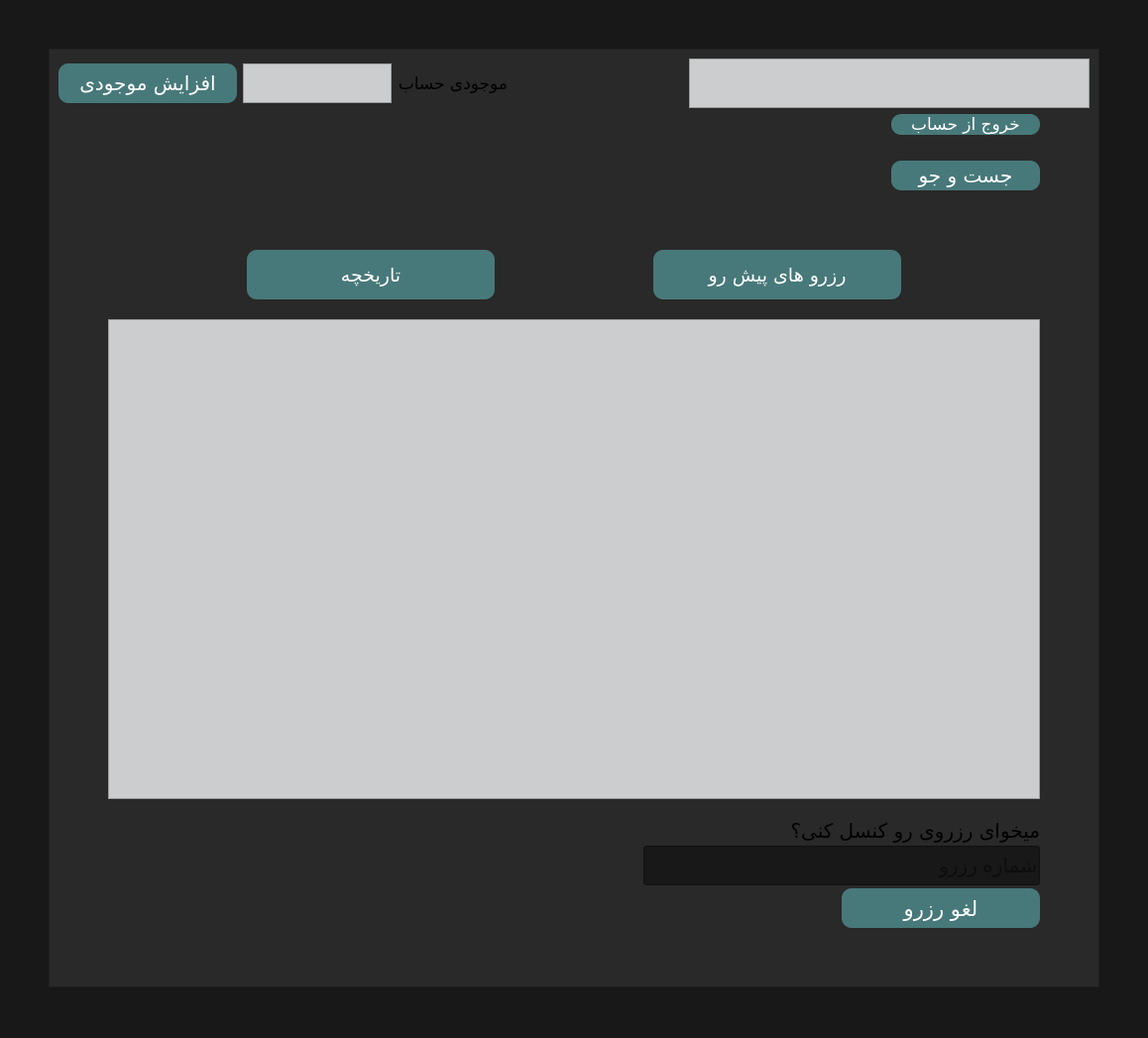
<?xml version="1.0" encoding="UTF-8"?>
<ui version="4.0">
 <class>MainWindow</class>
 <widget class="QMainWindow" name="MainWindow">
  <property name="geometry">
   <rect>
    <x>0</x>
    <y>0</y>
    <width>1158</width>
    <height>1047</height>
   </rect>
  </property>
  <property name="cursor">
   <cursorShape>PointingHandCursor</cursorShape>
  </property>
  <property name="windowTitle">
   <string>منوی کاربری</string>
  </property>
  <property name="styleSheet">
   <string notr="true">QWidget{
    background-color: rgb(24, 24, 24);
}
QFrame{
    background-color: rgb(41, 41, 41);
}
QPushButton{
    background-color: rgb(72, 121, 122);
    color: rgb(255, 255, 255);
    border-radius: 10px;
}
QPushButton:hover{
    background-color: rgba(72, 121, 122, 0.623);
}
QTextBrowser{
    background-color: rgb(204, 205, 206);
    color: black;
    
}</string>
  </property>
  <widget class="QWidget" name="centralwidget">
   <layout class="QGridLayout" name="gridLayout_3">
    <item row="0" column="0">
     <layout class="QGridLayout" name="gridLayout" columnstretch="0">
      <property name="leftMargin">
       <number>40</number>
      </property>
      <property name="topMargin">
       <number>40</number>
      </property>
      <property name="rightMargin">
       <number>40</number>
      </property>
      <property name="bottomMargin">
       <number>20</number>
      </property>
      <item row="0" column="0">
       <widget class="QFrame" name="frame">
        <property name="frameShape">
         <enum>QFrame::Shape::StyledPanel</enum>
        </property>
        <property name="frameShadow">
         <enum>QFrame::Shadow::Raised</enum>
        </property>
        <layout class="QGridLayout" name="gridLayout_2">
         <item row="0" column="0">
          <layout class="QVBoxLayout" name="verticalLayout">
           <item>
            <layout class="QHBoxLayout" name="horizontalLayout">
             <item>
              <widget class="QPushButton" name="balance">
               <property name="minimumSize">
                <size>
                 <width>180</width>
                 <height>40</height>
                </size>
               </property>
               <property name="font">
                <font>
                 <family>B Nazanin</family>
                 <pointsize>15</pointsize>
                </font>
               </property>
               <property name="text">
                <string>افزایش موجودی</string>
               </property>
              </widget>
             </item>
             <item>
              <layout class="QHBoxLayout" name="horizontalLayout_5">
               <item>
                <widget class="QTextBrowser" name="balance_dis">
                 <property name="maximumSize">
                  <size>
                   <width>150</width>
                   <height>40</height>
                  </size>
                 </property>
                 <property name="font">
                  <font>
                   <pointsize>15</pointsize>
                  </font>
                 </property>
                </widget>
               </item>
               <item>
                <widget class="QLabel" name="label_2">
                 <property name="font">
                  <font>
                   <family>B Nazanin</family>
                   <pointsize>13</pointsize>
                  </font>
                 </property>
                 <property name="text">
                  <string>موجودی حساب</string>
                 </property>
                </widget>
               </item>
               <item>
                <spacer name="horizontalSpacer_7">
                 <property name="orientation">
                  <enum>Qt::Orientation::Horizontal</enum>
                 </property>
                 <property name="sizeHint" stdset="0">
                  <size>
                   <width>40</width>
                   <height>20</height>
                  </size>
                 </property>
                </spacer>
               </item>
              </layout>
             </item>
             <item>
              <spacer name="horizontalSpacer">
               <property name="orientation">
                <enum>Qt::Orientation::Horizontal</enum>
               </property>
               <property name="sizeType">
                <enum>QSizePolicy::Policy::Maximum</enum>
               </property>
               <property name="sizeHint" stdset="0">
                <size>
                 <width>40</width>
                 <height>20</height>
                </size>
               </property>
              </spacer>
             </item>
             <item>
              <widget class="QTextBrowser" name="namelog">
               <property name="maximumSize">
                <size>
                 <width>16777215</width>
                 <height>50</height>
                </size>
               </property>
               <property name="font">
                <font>
                 <family>B Nazanin</family>
                 <pointsize>16</pointsize>
                </font>
               </property>
               <property name="html">
                <string>&lt;!DOCTYPE HTML PUBLIC &quot;-//W3C//DTD HTML 4.0//EN&quot; &quot;http://www.w3.org/TR/REC-html40/strict.dtd&quot;&gt;
&lt;html&gt;&lt;head&gt;&lt;meta name=&quot;qrichtext&quot; content=&quot;1&quot; /&gt;&lt;meta charset=&quot;utf-8&quot; /&gt;&lt;style type=&quot;text/css&quot;&gt;
p, li { white-space: pre-wrap; }
hr { height: 1px; border-width: 0; }
li.unchecked::marker { content: &quot;\2610&quot;; }
li.checked::marker { content: &quot;\2612&quot;; }
&lt;/style&gt;&lt;/head&gt;&lt;body style=&quot; font-family:'B Nazanin'; font-size:16pt; font-weight:400; font-style:normal;&quot;&gt;
&lt;p style=&quot;-qt-paragraph-type:empty; margin-top:0px; margin-bottom:0px; margin-left:0px; margin-right:0px; -qt-block-indent:0; text-indent:0px; font-size:14pt;&quot;&gt;&lt;br /&gt;&lt;/p&gt;&lt;/body&gt;&lt;/html&gt;</string>
               </property>
              </widget>
             </item>
            </layout>
           </item>
           <item>
            <layout class="QHBoxLayout" name="horizontalLayout_2">
             <property name="rightMargin">
              <number>50</number>
             </property>
             <item>
              <spacer name="horizontalSpacer_2">
               <property name="orientation">
                <enum>Qt::Orientation::Horizontal</enum>
               </property>
               <property name="sizeHint" stdset="0">
                <size>
                 <width>40</width>
                 <height>20</height>
                </size>
               </property>
              </spacer>
             </item>
             <item>
              <widget class="QPushButton" name="logout">
               <property name="minimumSize">
                <size>
                 <width>150</width>
                 <height>0</height>
                </size>
               </property>
               <property name="font">
                <font>
                 <family>B Nazanin</family>
                 <pointsize>13</pointsize>
                </font>
               </property>
               <property name="cursor">
                <cursorShape>PointingHandCursor</cursorShape>
               </property>
               <property name="text">
                <string>خروج از حساب</string>
               </property>
              </widget>
             </item>
            </layout>
           </item>
          </layout>
         </item>
         <item row="1" column="0">
          <layout class="QVBoxLayout" name="verticalLayout_2">
           <property name="spacing">
            <number>20</number>
           </property>
           <property name="leftMargin">
            <number>50</number>
           </property>
           <property name="topMargin">
            <number>20</number>
           </property>
           <property name="rightMargin">
            <number>50</number>
           </property>
           <property name="bottomMargin">
            <number>50</number>
           </property>
           <item>
            <layout class="QHBoxLayout" name="horizontalLayout_8">
             <item>
              <spacer name="horizontalSpacer_9">
               <property name="orientation">
                <enum>Qt::Orientation::Horizontal</enum>
               </property>
               <property name="sizeHint" stdset="0">
                <size>
                 <width>40</width>
                 <height>20</height>
                </size>
               </property>
              </spacer>
             </item>
             <item>
              <widget class="QPushButton" name="search">
               <property name="minimumSize">
                <size>
                 <width>150</width>
                 <height>30</height>
                </size>
               </property>
               <property name="font">
                <font>
                 <family>B Nazanin</family>
                 <pointsize>15</pointsize>
                </font>
               </property>
               <property name="cursor">
                <cursorShape>PointingHandCursor</cursorShape>
               </property>
               <property name="text">
                <string>جست و جو</string>
               </property>
              </widget>
             </item>
            </layout>
           </item>
           <item>
            <spacer name="verticalSpacer_2">
             <property name="orientation">
              <enum>Qt::Orientation::Vertical</enum>
             </property>
             <property name="sizeType">
              <enum>QSizePolicy::Policy::Minimum</enum>
             </property>
             <property name="sizeHint" stdset="0">
              <size>
               <width>20</width>
               <height>40</height>
              </size>
             </property>
            </spacer>
           </item>
           <item>
            <layout class="QHBoxLayout" name="horizontalLayout_3">
             <item>
              <spacer name="horizontalSpacer_5">
               <property name="orientation">
                <enum>Qt::Orientation::Horizontal</enum>
               </property>
               <property name="sizeHint" stdset="0">
                <size>
                 <width>40</width>
                 <height>20</height>
                </size>
               </property>
              </spacer>
             </item>
             <item>
              <widget class="QPushButton" name="history">
               <property name="minimumSize">
                <size>
                 <width>250</width>
                 <height>50</height>
                </size>
               </property>
               <property name="font">
                <font>
                 <family>B Nazanin</family>
                 <pointsize>14</pointsize>
                </font>
               </property>
               <property name="cursor">
                <cursorShape>PointingHandCursor</cursorShape>
               </property>
               <property name="text">
                <string>تاریخچه</string>
               </property>
              </widget>
             </item>
             <item>
              <spacer name="horizontalSpacer_3">
               <property name="orientation">
                <enum>Qt::Orientation::Horizontal</enum>
               </property>
               <property name="sizeHint" stdset="0">
                <size>
                 <width>40</width>
                 <height>20</height>
                </size>
               </property>
              </spacer>
             </item>
             <item>
              <widget class="QPushButton" name="reserves">
               <property name="sizePolicy">
                <sizepolicy hsizetype="Minimum" vsizetype="Fixed">
                 <horstretch>0</horstretch>
                 <verstretch>0</verstretch>
                </sizepolicy>
               </property>
               <property name="minimumSize">
                <size>
                 <width>250</width>
                 <height>50</height>
                </size>
               </property>
               <property name="font">
                <font>
                 <family>B Nazanin</family>
                 <pointsize>14</pointsize>
                </font>
               </property>
               <property name="cursor">
                <cursorShape>PointingHandCursor</cursorShape>
               </property>
               <property name="text">
                <string>رزرو های پیش رو</string>
               </property>
              </widget>
             </item>
             <item>
              <spacer name="horizontalSpacer_4">
               <property name="orientation">
                <enum>Qt::Orientation::Horizontal</enum>
               </property>
               <property name="sizeHint" stdset="0">
                <size>
                 <width>40</width>
                 <height>20</height>
                </size>
               </property>
              </spacer>
             </item>
            </layout>
           </item>
           <item>
            <widget class="QTextBrowser" name="mainlog">
             <property name="minimumSize">
              <size>
               <width>0</width>
               <height>400</height>
              </size>
             </property>
             <property name="font">
              <font>
               <pointsize>15</pointsize>
              </font>
             </property>
             <property name="cursor" stdset="0">
              <cursorShape>ArrowCursor</cursorShape>
             </property>
             <property name="html">
              <string>&lt;!DOCTYPE HTML PUBLIC &quot;-//W3C//DTD HTML 4.0//EN&quot; &quot;http://www.w3.org/TR/REC-html40/strict.dtd&quot;&gt;
&lt;html&gt;&lt;head&gt;&lt;meta name=&quot;qrichtext&quot; content=&quot;1&quot; /&gt;&lt;meta charset=&quot;utf-8&quot; /&gt;&lt;style type=&quot;text/css&quot;&gt;
p, li { white-space: pre-wrap; }
hr { height: 1px; border-width: 0; }
li.unchecked::marker { content: &quot;\2610&quot;; }
li.checked::marker { content: &quot;\2612&quot;; }
&lt;/style&gt;&lt;/head&gt;&lt;body style=&quot; font-family:'Segoe UI'; font-size:15pt; font-weight:400; font-style:normal;&quot;&gt;
&lt;p style=&quot;-qt-paragraph-type:empty; margin-top:0px; margin-bottom:0px; margin-left:0px; margin-right:0px; -qt-block-indent:0; text-indent:0px;&quot;&gt;&lt;br /&gt;&lt;/p&gt;&lt;/body&gt;&lt;/html&gt;</string>
             </property>
            </widget>
           </item>
           <item>
            <layout class="QVBoxLayout" name="verticalLayout_4">
             <property name="spacing">
              <number>3</number>
             </property>
             <item>
              <layout class="QHBoxLayout" name="horizontalLayout_4">
               <item>
                <spacer name="horizontalSpacer_6">
                 <property name="orientation">
                  <enum>Qt::Orientation::Horizontal</enum>
                 </property>
                 <property name="sizeHint" stdset="0">
                  <size>
                   <width>40</width>
                   <height>20</height>
                  </size>
                 </property>
                </spacer>
               </item>
               <item>
                <widget class="QLabel" name="label">
                 <property name="font">
                  <font>
                   <family>B Nazanin</family>
                   <pointsize>15</pointsize>
                  </font>
                 </property>
                 <property name="text">
                  <string>میخوای رزروی رو کنسل کنی؟</string>
                 </property>
                </widget>
               </item>
              </layout>
             </item>
             <item>
              <layout class="QVBoxLayout" name="verticalLayout_3">
               <property name="spacing">
                <number>0</number>
               </property>
               <item>
                <layout class="QHBoxLayout" name="horizontalLayout_7">
                 <item>
                  <spacer name="horizontalSpacer_10">
                   <property name="orientation">
                    <enum>Qt::Orientation::Horizontal</enum>
                   </property>
                   <property name="sizeHint" stdset="0">
                    <size>
                     <width>40</width>
                     <height>20</height>
                    </size>
                   </property>
                  </spacer>
                 </item>
                 <item>
                  <widget class="QLineEdit" name="cancel_num">
                   <property name="minimumSize">
                    <size>
                     <width>0</width>
                     <height>40</height>
                    </size>
                   </property>
                   <property name="maximumSize">
                    <size>
                     <width>400</width>
                     <height>16777215</height>
                    </size>
                   </property>
                   <property name="font">
                    <font>
                     <pointsize>15</pointsize>
                    </font>
                   </property>
                   <property name="placeholderText">
                    <string>شماره رزرو</string>
                   </property>
                  </widget>
                 </item>
                </layout>
               </item>
              </layout>
             </item>
             <item>
              <layout class="QHBoxLayout" name="horizontalLayout_6">
               <item>
                <spacer name="horizontalSpacer_8">
                 <property name="orientation">
                  <enum>Qt::Orientation::Horizontal</enum>
                 </property>
                 <property name="sizeHint" stdset="0">
                  <size>
                   <width>40</width>
                   <height>20</height>
                  </size>
                 </property>
                </spacer>
               </item>
               <item>
                <widget class="QPushButton" name="cancel">
                 <property name="minimumSize">
                  <size>
                   <width>200</width>
                   <height>40</height>
                  </size>
                 </property>
                 <property name="font">
                  <font>
                   <family>B Nazanin</family>
                   <pointsize>16</pointsize>
                  </font>
                 </property>
                 <property name="text">
                  <string>لغو رزرو</string>
                 </property>
                </widget>
               </item>
              </layout>
             </item>
            </layout>
           </item>
          </layout>
         </item>
        </layout>
       </widget>
      </item>
     </layout>
    </item>
   </layout>
  </widget>
  <widget class="QMenuBar" name="menubar">
   <property name="geometry">
    <rect>
     <x>0</x>
     <y>0</y>
     <width>1158</width>
     <height>33</height>
    </rect>
   </property>
  </widget>
  <widget class="QStatusBar" name="statusbar"/>
 </widget>
 <resources/>
 <connections/>
</ui>
